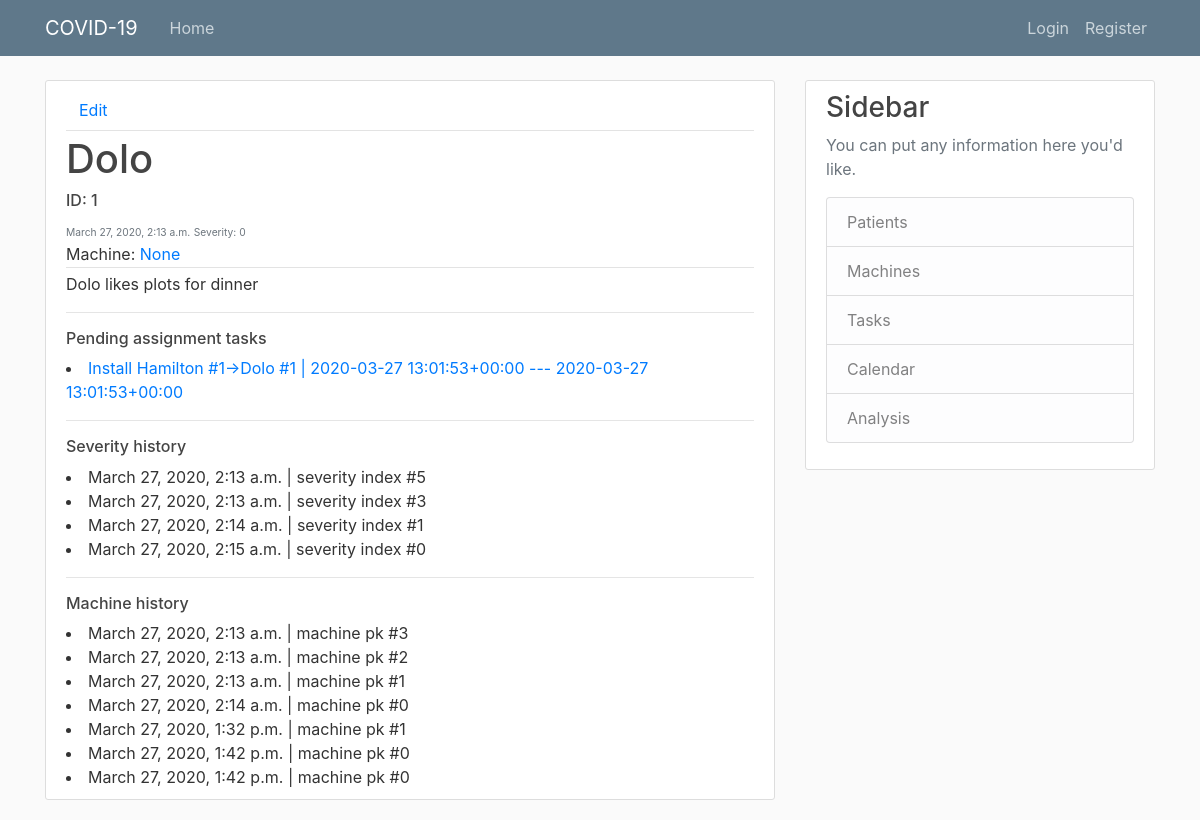
The page /manager/patient/1/ on the database as committed earlier.
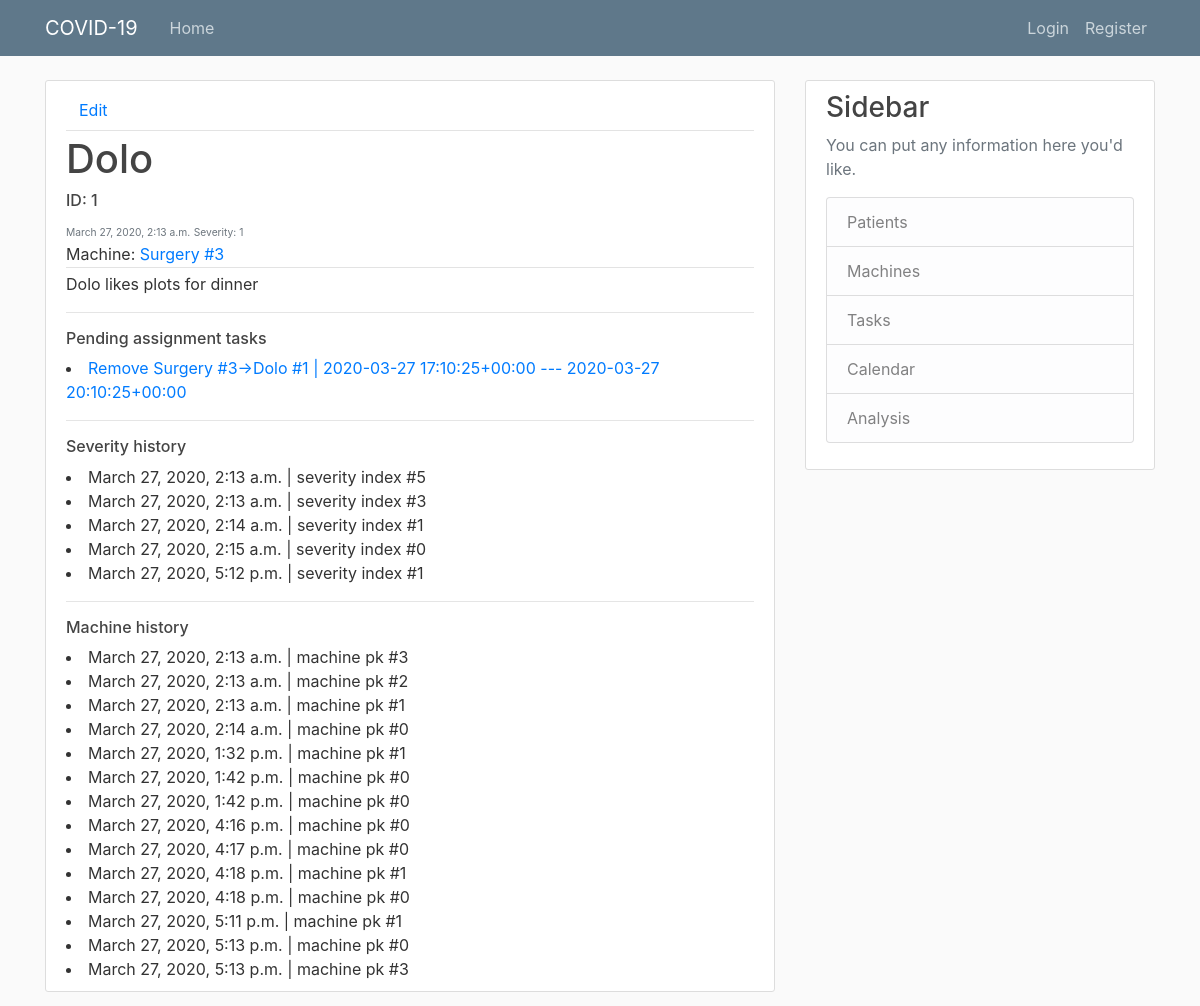
The same page on the database as committed later.
### manager/models.py (models this page shows, shortened)
class Patient(models.Model):
    name = models.CharField(max_length=100)
    SEVERITY = (
    	(0, 'Healed'),
        (1, 'Low'),
    	(2, 'Moderate'),
    	(3, 'Medium'),
    	(4, 'High'),
    	(5, 'Very High'),
    	(6, 'Dead'),
    )
    severity = models.IntegerField(default=1, choices=SEVERITY)
    admission_date = models.DateTimeField('Admission date: ', default=timezone.now)
    description = models.TextField(blank=True)
    machine_pk = models.IntegerField(default=0)
    history_severity_x = models.TextField(blank=True)
    history_severity_y = models.TextField(blank=True)
    history_machine_x = models.TextField(blank=True)
    history_machine_y = models.TextField(blank=True)
    def __str__(self):
    	return self.name + ' #' + str(self.pk)
    def get_history_severity(self):
        xx = [datetime.strptime(a, "%Y-%m-%d %H:%M:%S.%f%z") for a in self.history_severity_x.split(', ')]
        yy = [int(a) for a in self.history_severity_y.split(', ')]
        return [{'x': x, 'y': y} for x, y in zip(xx, yy)]
    def get_history_machine(self):
        if len(self.history_machine_y) == 0:
            return []
        xx = [datetime.strptime(a, "%Y-%m-%d %H:%M:%S.%f%z") for a in self.history_machine_x.split(', ')]
        yy = [int(a) for a in self.history_machine_y.split(', ')]
        return [{'x': x, 'y': y} for x, y in zip(xx, yy)]

class AssignmetTask(models.Model):
    date = models.DateTimeField('Task by:', default=timezone.now)
    bool_completed = models.BooleanField(default=False)
    patient = models.ForeignKey(Patient, on_delete=models.CASCADE, related_name='machine_assignments')
    machine = models.ForeignKey(Machine, on_delete=models.CASCADE, related_name='machine_assignments')
    start_date = models.DateTimeField('initial date:', default=timezone.now)
    end_date = models.DateTimeField('end date:', default=timezone.now)
    bool_install = models.BooleanField('installed', default=False)
    def __str__(self):
    	return str(self.machine) + '->' + str(self.patient) + ' | ' + str(self.start_date) + ' --- ' + str(self.end_date)

class Machine(models.Model):
    model = models.ForeignKey(MachineType, on_delete=models.CASCADE)
    location = models.CharField(max_length=100)
    description = models.TextField(blank=True)
    patient_pk = models.IntegerField(default=0)
    def __str__(self):
    	return self.model.name + ' #' + str(self.pk)

class MachineType(models.Model):
    name = models.CharField(max_length=100)
    description = models.TextField(blank=True)

### manager/views.py (the view)
# urls.py: path('patient/<int:pk>/', views.patient, name='patient'),
def patient(request, pk):
    try:
        patient = Patient.objects.get(pk=pk)
        if patient.machine_pk == 0:
            return render(request, 'patient.html', {
                'patient': patient,
                'history_severity': patient.get_history_severity(),
                'history_machine': patient.get_history_machine(),
                'tasks': functions.get_assignment_tasks_patient(patient)
            })
        else:
            machine = Machine.objects.get(pk=patient.machine_pk)
            return render(request, 'patient.html', {
                'patient': patient,
                'history_severity': patient.get_history_severity(),
                'history_machine': patient.get_history_machine(),
                'tasks': functions.get_assignment_tasks_patient(patient),
                'machine': machine
            })
    except Patient.DoesNotExist:
        raise Http404("Patient not found")
    except Machine.DoesNotExist:
        raise Http404("Machine not found")

### manager/functions.py (called while the page is built)
def get_assignment_tasks_patient(patient):
    return AssignmetTask.objects.filter(patient=patient).filter(bool_completed=False)

### manager/templates/patient.html
{% extends "base.html" %}
{% block content %}
	<article class="media content-section">
	  <div class="media-body">
			<div class="article-metadata">
				<a class="btn" href="{% url 'patient-update' patient.pk %}">Edit</a>
			</div>
			<div class="article-metadata">
				<h1>{{ patient.name }}</h1>
				<h6>ID: {{ patient.pk }}</h6>
				<small class="text-muted">
					<small>{{ patient.admission_date }}</small>
					<small>Severity: {{patient.severity}}</small>
				</small>
				<div>
					Machine:
					{% if machine %}
						<a href="{% url 'machine' machine.pk %}">{{ machine }}</a>
					{% else %}
						<a href="#">None</a>
					{% endif %}
				</div>
			</div>
			<p class="article-content">{{ patient.description }}</p>
			<hr>
			<h6>Pending assignment tasks</h6>
			<div class="">
				{% for task in tasks %}
					{% if task.bool_install == 0 %}
						<li><a href="{% url 'assignment_task' task.pk %}">Install {{ task }}</a></li>
					{% else %}
						<li><a href="{% url 'assignment_task' task.pk %}">Remove {{ task }}</a></li>
					{% endif %}
				{% endfor %}
			</div>
			<hr>
			<h6>Severity history</h6>
			<div class="">
				{% for severity_time in history_severity %}
				<li>{{ severity_time.x }} | severity index #{{ severity_time.y }}</li>
				{% endfor %}
			</div>
			<hr>
			<h6>Machine history</h6>
			<div class="">
				{% for machine_time in history_machine %}
				<li>{{ machine_time.x }} | machine pk #{{ machine_time.y }}</li>
				{% endfor %}
			</div>
	  </div>
	</article>
{% endblock content %}

Rows that differ between the two databases and show on the page:
no longer on this page (row edited): AssignmetTask: machine+patient+start_date "Hamilton #1->Dolo #1 | 2020-03-27 13:01:53+00:00 --- 2020-03-27 13:01:53+00:00"
changed Patient "Dolo": severity "0" → "1"
now on this page (row edited): Machine: model+id "Surgery #3"
added AssignmetTask: machine+patient+start_date "Surgery #3->Dolo #1 | 2020-03-27 17:10:25+00:00 --- 2020-03-27 20:10:25+00:00"
Other text that changed with them:
new list line: "March 27, 2020, 5:12 p.m. | severity index # 1"
new list line: "March 27, 2020, 4:16 p.m. | machine pk # 0"
new list line: "March 27, 2020, 4:17 p.m. | machine pk # 0"
new list line: "March 27, 2020, 4:18 p.m. | machine pk # 1"
new list line: "March 27, 2020, 4:18 p.m. | machine pk # 0"
new list line: "March 27, 2020, 5:11 p.m. | machine pk # 1"
new list line: "March 27, 2020, 5:13 p.m. | machine pk # 0"
new list line: "March 27, 2020, 5:13 p.m. | machine pk # 3"
text no longer shown: "None"
